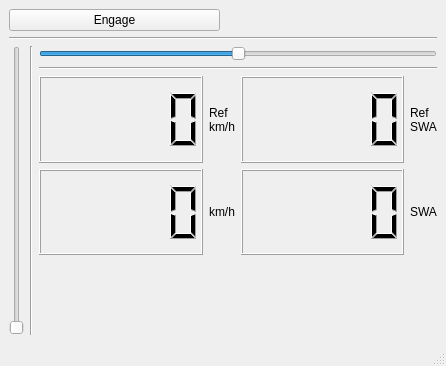
<?xml version="1.0" encoding="UTF-8"?>
<ui version="4.0">
 <class>MainWindow</class>
 <widget class="QMainWindow" name="MainWindow">
  <property name="geometry">
   <rect>
    <x>0</x>
    <y>0</y>
    <width>446</width>
    <height>366</height>
   </rect>
  </property>
  <property name="windowTitle">
   <string>MainWindow</string>
  </property>
  <widget class="QWidget" name="centralwidget">
   <layout class="QVBoxLayout" name="verticalLayout">
    <item>
     <layout class="QHBoxLayout" name="horizontalLayout">
      <item>
       <widget class="QPushButton" name="EngagePushButton">
        <property name="text">
         <string>Engage</string>
        </property>
       </widget>
      </item>
      <item>
       <widget class="QLabel" name="EngagedLabel">
        <property name="text">
         <string/>
        </property>
       </widget>
      </item>
     </layout>
    </item>
    <item>
     <widget class="Line" name="line">
      <property name="orientation">
       <enum>Qt::Horizontal</enum>
      </property>
     </widget>
    </item>
    <item>
     <layout class="QHBoxLayout" name="horizontalLayout_2">
      <item>
       <widget class="QSlider" name="VeloSlider">
        <property name="maximum">
         <number>150</number>
        </property>
        <property name="orientation">
         <enum>Qt::Vertical</enum>
        </property>
       </widget>
      </item>
      <item>
       <widget class="Line" name="line_2">
        <property name="orientation">
         <enum>Qt::Vertical</enum>
        </property>
       </widget>
      </item>
      <item>
       <layout class="QVBoxLayout" name="verticalLayout_2">
        <item>
         <widget class="QSlider" name="SWADegreeSlider">
          <property name="minimum">
           <number>-60</number>
          </property>
          <property name="maximum">
           <number>60</number>
          </property>
          <property name="orientation">
           <enum>Qt::Horizontal</enum>
          </property>
         </widget>
        </item>
        <item>
         <widget class="Line" name="line_3">
          <property name="orientation">
           <enum>Qt::Horizontal</enum>
          </property>
         </widget>
        </item>
        <item>
         <layout class="QHBoxLayout" name="RefLcdHorLay">
          <item>
           <widget class="QLCDNumber" name="RefVeloLcd">
            <property name="sizePolicy">
             <sizepolicy hsizetype="Preferred" vsizetype="Preferred">
              <horstretch>0</horstretch>
              <verstretch>0</verstretch>
             </sizepolicy>
            </property>
           </widget>
          </item>
          <item>
           <widget class="QLabel" name="RefVeloLabel">
            <property name="sizePolicy">
             <sizepolicy hsizetype="Fixed" vsizetype="Preferred">
              <horstretch>0</horstretch>
              <verstretch>0</verstretch>
             </sizepolicy>
            </property>
            <property name="text">
             <string>Ref
km/h</string>
            </property>
           </widget>
          </item>
          <item>
           <widget class="QLCDNumber" name="RefSWALcd"/>
          </item>
          <item>
           <widget class="QLabel" name="RefSWALabel">
            <property name="sizePolicy">
             <sizepolicy hsizetype="Fixed" vsizetype="Preferred">
              <horstretch>0</horstretch>
              <verstretch>0</verstretch>
             </sizepolicy>
            </property>
            <property name="text">
             <string>Ref
SWA</string>
            </property>
           </widget>
          </item>
         </layout>
        </item>
        <item>
         <layout class="QHBoxLayout" name="CurrLcdHorLay">
          <item>
           <widget class="QLCDNumber" name="CurrVeloLcd"/>
          </item>
          <item>
           <widget class="QLabel" name="CurrVeloLabel">
            <property name="sizePolicy">
             <sizepolicy hsizetype="Fixed" vsizetype="Preferred">
              <horstretch>0</horstretch>
              <verstretch>0</verstretch>
             </sizepolicy>
            </property>
            <property name="text">
             <string>km/h</string>
            </property>
           </widget>
          </item>
          <item>
           <widget class="QLCDNumber" name="CurrSWALcd"/>
          </item>
          <item>
           <widget class="QLabel" name="CurrSWALabel">
            <property name="sizePolicy">
             <sizepolicy hsizetype="Fixed" vsizetype="Preferred">
              <horstretch>0</horstretch>
              <verstretch>0</verstretch>
             </sizepolicy>
            </property>
            <property name="text">
             <string>SWA</string>
            </property>
           </widget>
          </item>
         </layout>
        </item>
        <item>
         <spacer name="verticalSpacer">
          <property name="orientation">
           <enum>Qt::Vertical</enum>
          </property>
          <property name="sizeType">
           <enum>QSizePolicy::Preferred</enum>
          </property>
          <property name="sizeHint" stdset="0">
           <size>
            <width>20</width>
            <height>80</height>
           </size>
          </property>
         </spacer>
        </item>
       </layout>
      </item>
     </layout>
    </item>
   </layout>
  </widget>
  <widget class="QMenuBar" name="menubar">
   <property name="geometry">
    <rect>
     <x>0</x>
     <y>0</y>
     <width>446</width>
     <height>21</height>
    </rect>
   </property>
  </widget>
  <widget class="QStatusBar" name="statusbar"/>
 </widget>
 <resources/>
 <connections/>
</ui>
